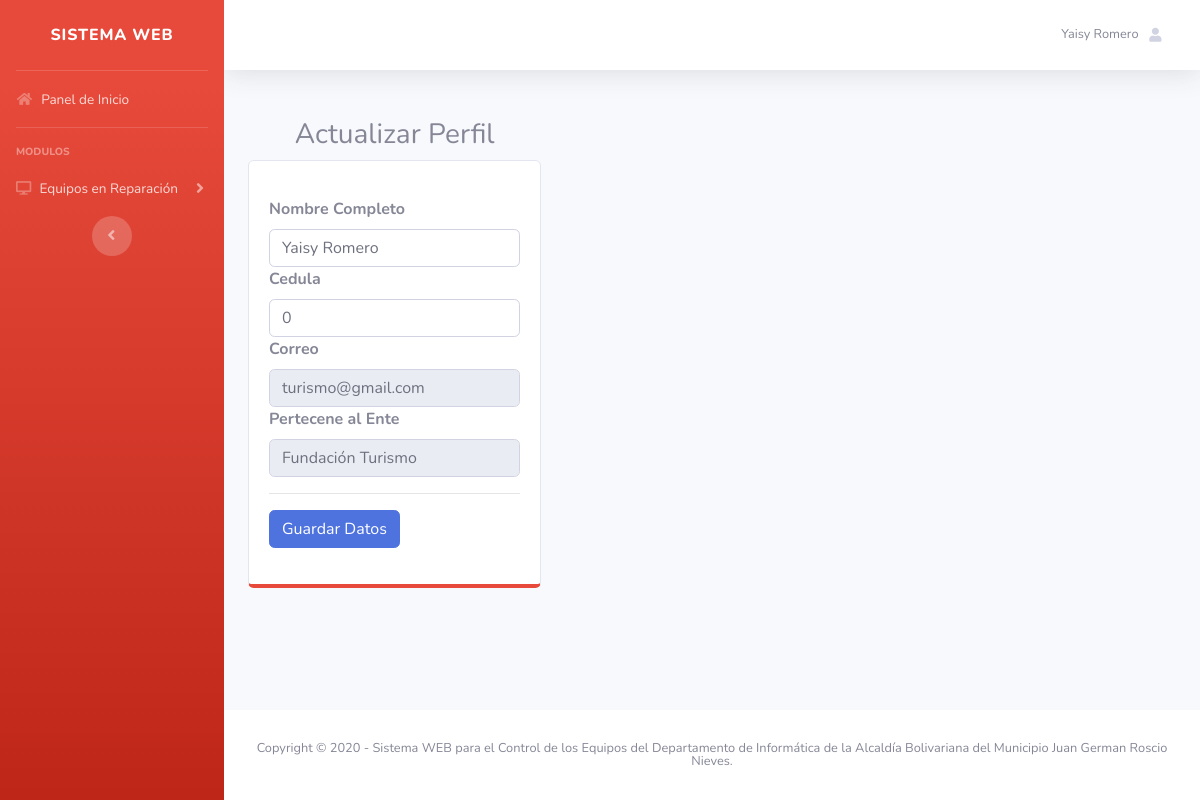
Screenshot of /views/publico/perfil.php (signed in) with the database file from the repository.
### tables this page shows
CREATE TABLE IF NOT EXISTS `registro` (
  `id_registro` int(11) NOT NULL AUTO_INCREMENT,
  `nacionalidad` varchar(1) NOT NULL,
  `cedula` int(11) NOT NULL,
  `nombre` varchar(255) NOT NULL,
  `email` varchar(100) NOT NULL,
  `sexo` varchar(20) NOT NULL,
  `telefono` text NOT NULL,
  `direccion` text NOT NULL,
  `fecha_nacimiento` date NOT NULL,
  `fecha` date NOT NULL,
  PRIMARY KEY (`id_registro`),
  UNIQUE KEY `cedula` (`cedula`,`email`)
);

CREATE TABLE IF NOT EXISTS `usuario` (
  `id_usuario` int(11) NOT NULL AUTO_INCREMENT,
  `id_registro` int(11) NOT NULL,
  `email` varchar(255) NOT NULL,
  `password` varchar(200) NOT NULL,
  `ente` text NOT NULL,
  `tipo` int(11) NOT NULL,
  `estatus` varchar(20) NOT NULL,
  `codigo` varchar(50) NOT NULL,
  `fecha_registro` date NOT NULL,
  PRIMARY KEY (`id_usuario`),
  UNIQUE KEY `email` (`email`)
);

### bd/conexion.php (called while the page is built)
<?php
class conexion {
 public static function con()
	{
		$server = "localhost";
        $user = "root";
        $pass = "";
        $bd = "informatica_alcaldia";
        $con = mysqli_connect($server, $user, $pass,$bd)
        or die("Ha sucedido un error inexperado en la conexion de la base de datos");
        return $con;
	}
}
?>

### models/id/id_usuario.php (called while the page is built, shortened)
<?php
   include("../../bd/conexion.php");
   $email = $_SESSION["email"];
   $sql = ("SELECT * FROM registro WHERE email = '$email'");
   $res=mysqli_query(conexion::con(), $sql);
    foreach ($res as $key) {
        $nombre_user = $key['nombre'];
    }
?>

### views/publico/perfil.php (the view, shortened to what this page needs)
<?php include("nabvar.php"); ?>
<?php
   $email =  $_SESSION["email"];
   $sql = ("SELECT * FROM usuario INNER JOIN registro ON registro.id_registro = usuario.id_registro WHERE usuario.email = '$email'");
   $result=mysqli_query(conexion::con(), $sql);
   foreach ($result as $reg) {
?>
<br>
<div class="container">
  <div class="row">
    <div class="col-lg-4">
            <center><h3>Actualizar Perfil</h3></center>
              <div class="card mb-4 py-3 border-bottom-danger">
                <div class="card-body">
                  <form method="POST" action="../../controllers/actualizar/actualizar_perfil1.php">
                    <label><b>Nombre Completo</b></label>
                    <input type="text" name="nombre" value="<?php echo $reg['nombre']; ?>" class="form-control">
                    <label><b>Cedula</b></label>
                    <input type="text" name="cedula" value="<?php echo $reg['cedula']; ?>" class="form-control">
                    <label><b>Correo</b></label>
                    <input type="email" value="<?php echo $reg['email']; ?>" class="form-control" disabled>
                    <label><b>Pertecene al Ente</b></label>
                    <input type="text" value="<?php echo $reg['ente']; ?>" class="form-control" disabled>
                    <hr><button type="submit" class="btn btn-primary">Guardar Datos</button>
                  </form>
                </div>
              </div>
    </div>
  </div>
</div>
<?php } ?>
<?php include("footer.php"); ?>

### views/publico/nabvar.php (shortened to what this page needs)
<?php include("../../models/id/id_usuario.php"); ?>
<?php include("../../models/id/ente.php"); ?>
<!DOCTYPE html>
<html lang="en">
<head>
  <link href="../../plantilla/vendor/fontawesome-free/css/all.min.css" rel="stylesheet" type="text/css">
  <link href="../../plantilla/css/sb-admin-2.min.css" rel="stylesheet">
</head>
<body id="page-top">
  <div id="wrapper">
    <ul class="navbar-nav bg-gradient-danger sidebar sidebar-dark accordion" id="accordionSidebar">
      <a class="sidebar-brand d-flex align-items-center justify-content-center" href="home.php">
        <div class="sidebar-brand-text mx-3" title="Sistema WEB - Informatica - Alcaldia de Roscio">Sistema WEB</div>
      </a>
      <hr class="sidebar-divider my-0">
      <li class="nav-item">
        <a class="nav-link" href="home.php">
          <i class="fas fa-fw fa-home"></i>
          <span>Panel de Inicio</span></a>
      </li>
      <hr class="sidebar-divider">
      <div class="sidebar-heading">
        Modulos
      </div>
      <li class="nav-item">
        <a class="nav-link collapsed" href="#" data-toggle="collapse" data-target="#collapseTwo" aria-expanded="true" aria-controls="collapseTwo">
          <i class="fas fa-desktop"></i>
          <span>Equipos en Reparación</span>
        </a>
      </li>
      <div class="text-center d-none d-md-inline">
        <button class="rounded-circle border-0" id="sidebarToggle"></button>
      </div>
    </ul>
    <div id="content-wrapper" class="d-flex flex-column">
      <div id="content">
        <nav class="navbar navbar-expand navbar-light bg-white topbar mb-4 static-top shadow">
          <ul class="navbar-nav ml-auto">
            <li class="nav-item dropdown no-arrow">
              <a class="nav-link dropdown-toggle" href="#" id="userDropdown" role="button" data-toggle="dropdown" aria-haspopup="true" aria-expanded="false">
                <span class="mr-2 d-none d-lg-inline text-gray-600 small"><?php echo $nombre_user; ?></span>
                <i class="fas fa-user fa-sm fa-fw mr-2 text-gray-400"></i>
              </a>
            </li>
          </ul>
        </nav>

### rows the page displays
registro: nombre "Yaisy Romero"
usuario: nombre "Yaisy Romero", cedula "0", id_registro.email "turismo@gmail.com", ente "Fundación Turismo"
